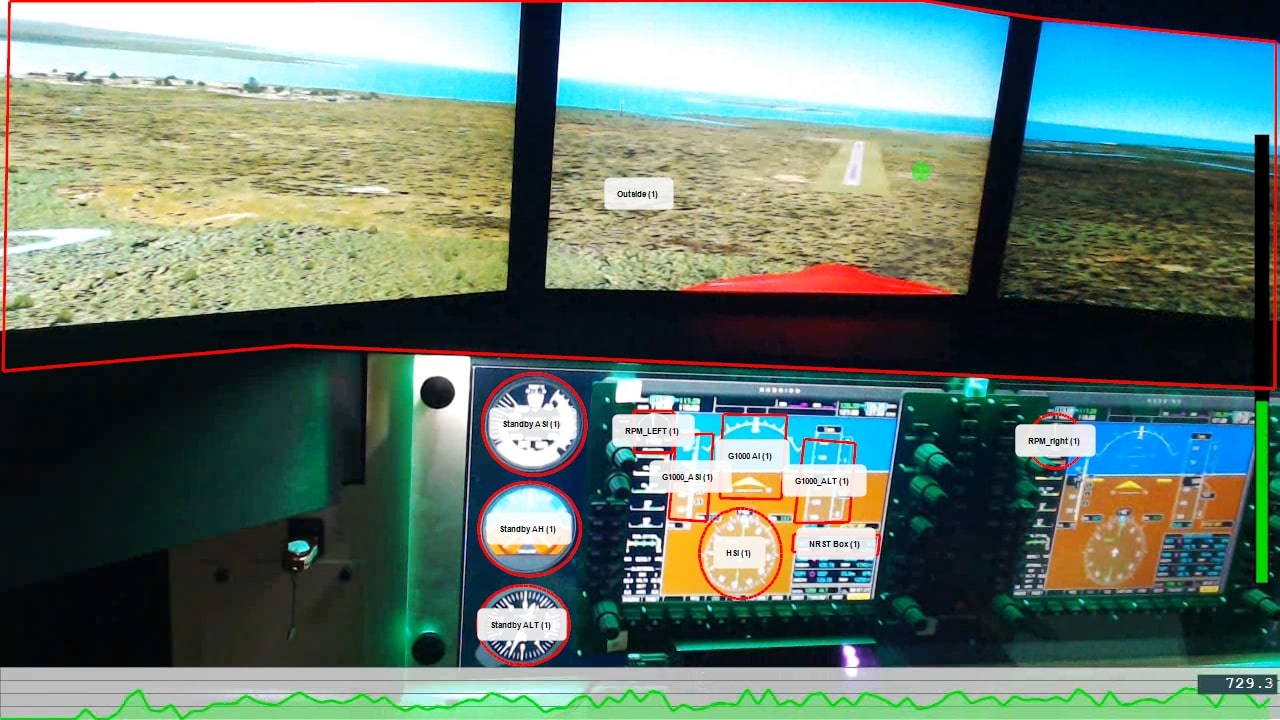
#> input picture flight.jpg, 1280 x 720 px
$ jupyter execute --allow-errors 'labeling AOI.ipynb'
#> lines starting #> are read from the running program, lines starting #| are printed output that depends on the picture; after the words box and inside, x2 and y2 are one past the last pixel; in counts of white or black regions, pixels touching at a corner belong together
[cell 1]
import numpy as np
import pandas as pd
import cv2
from matplotlib import pyplot as plt
from collections import defaultdict

[cell 2]
label = {"standby_ASI": [(534, 424), 50, "c"],
         "standby_AH": [(528,530), 50, "c"],
         "standby_ALT": [(523, 626), 45, "c"],
         "RPM_LEFT": [(633, 411), (672, 451), "r"],
         "G1000_ASI": [(674, 437), (710, 518), "r"],
         "G1000_AI": [(720, 413), (790, 495), "r"],
         "HSI": [(742, 556), 45, "c"],
         "G1000_ALT": [(797, 438), (852, 523), "r"],
         "NRST_Box": [(792, 534), (876, 554), "r"],
         "RPM_RIGHT": [(1054, 440), 30, "c"],
         "outside": [350, "l"]}

[cell 3]
img = cv2.imread("flight.jpg")
#> img is the input picture: shape (720, 1280, 3); mean B, G, R 110.7, 121.8, 101

overlay = img.copy()
thickness = -1

# [11 lines of commented-out code are left out]

h,w,c = img.shape
#> h = 720; w = 1280; c = 3

[cell 4]
pdict = defaultdict()

[cell 5]
for key in label:
    if label[key][-1] == "c":
        mask = np.zeros((h,w), np.uint8)
        cv2.circle(mask,label[key][0], label[key][1],255,-1)
        points = np.where(mask==255)
        pdict[key] = points
    elif label[key][-1] == "r":
        mask = np.zeros((h,w), np.uint8)
        cv2.rectangle(mask,label[key][0], label[key][1],255,-1)
        points = np.where(mask==255)
        pdict[key] = points
    elif label[key][-1] == "l":
        mask = np.zeros((h,w), np.uint8)
        cv2.rectangle(mask, (0,0), (w,label[key][0]),255,-1)
        points = np.where(mask==255)
        pdict[key] = points
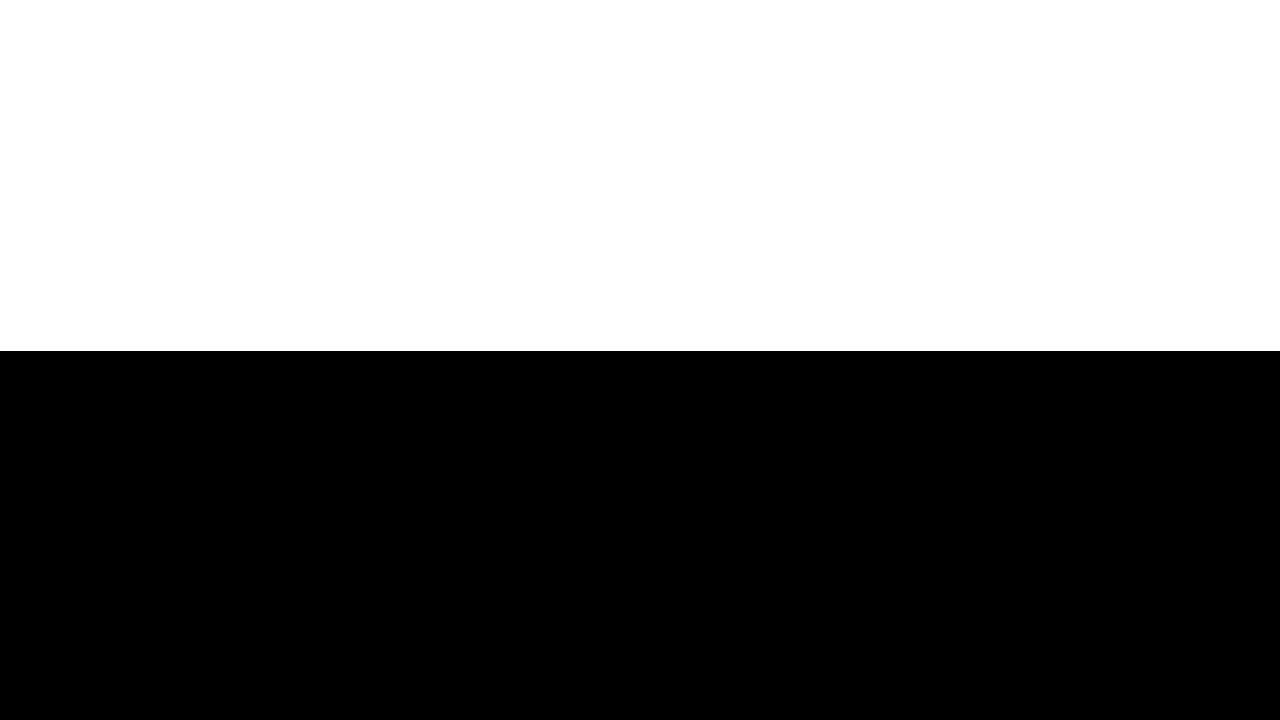
#> mask: shape (720, 1280); 48.8% white; 1 white region, box (x1, y1, x2, y2) and area: (0, 0, 1280, 351) 449280

[cell 6]
cdict = {}
for key in pdict:
    cdict[key] = np.mean(pdict[key], axis = 1)

[cell 7]
pdict["outside"]

[cell 8]
color = (0,255,0)

for key in pdict:
    overlay[pdict[key]] = color
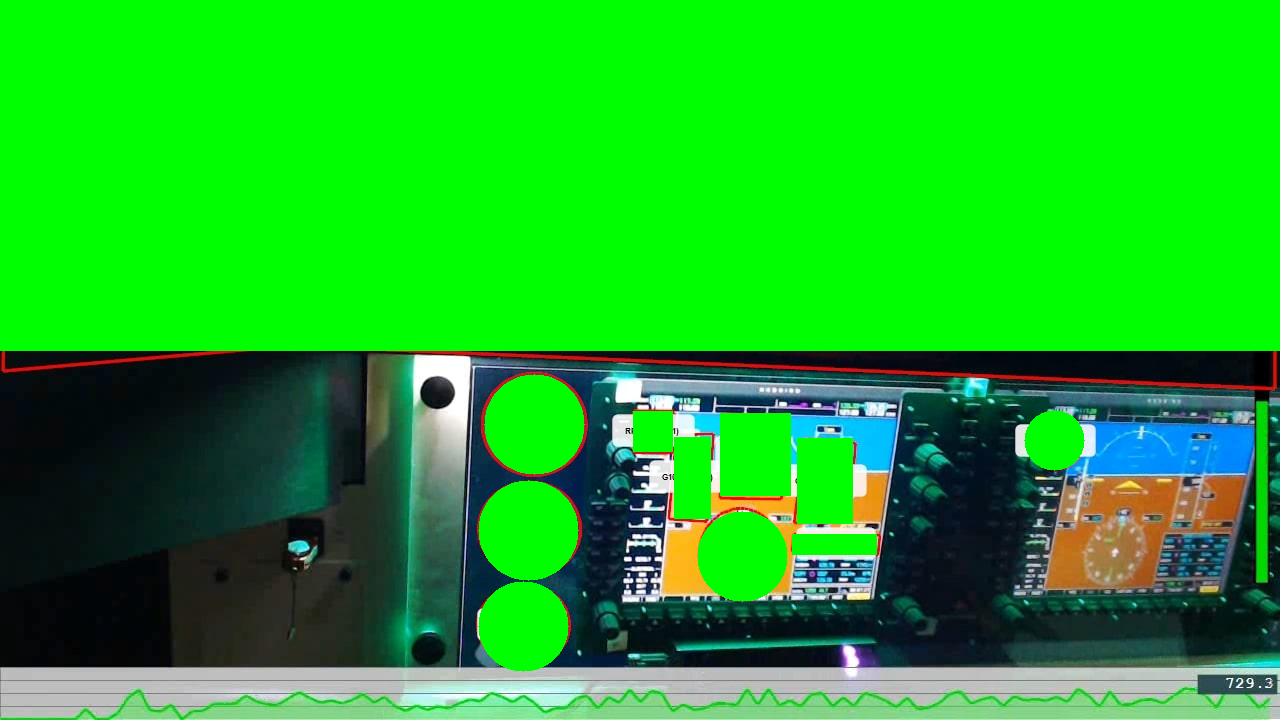
#> overlay: shape (720, 1280, 3); mean B, G, R 35.8, 177.5, 28.4

[cell 9]
alpha = 0.6

# Following line overlays transparent rectangle over the image
image_new = cv2.addWeighted(overlay, alpha, img, 1 - alpha, 0)
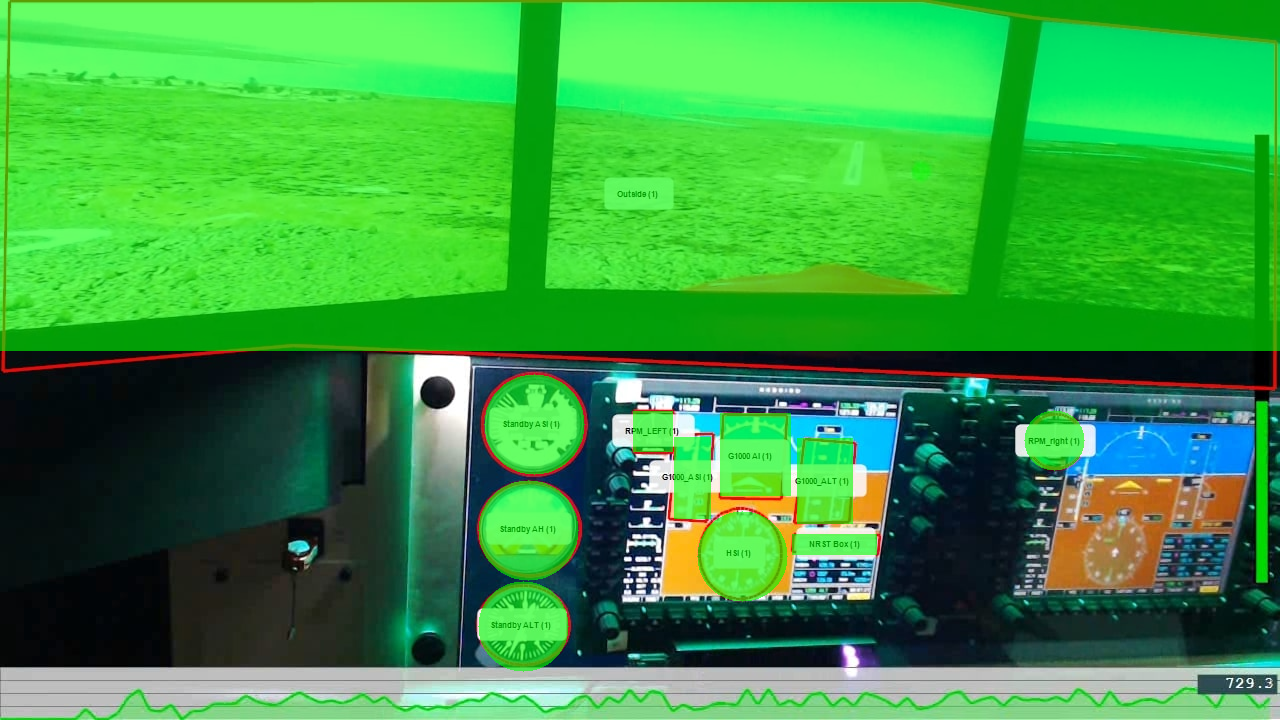
#> image_new: shape (720, 1280, 3); mean B, G, R 65.8, 155.2, 57.5

[cell 10]
figure =plt.figure(figsize=(16,10))
plt.imshow(cv2.cvtColor(image_new, cv2.COLOR_BGR2RGB))
plt.title('img')
plt.show()

[cell 11]
csv_file = "data/PISSS_ID_003_Approach Two Gaze-Vergence.csv"

#> (a cell that did not finish here is left out)

#> (a cell that did not finish here is left out)

#> (a cell that did not finish here is left out)

#> (a cell that did not finish here is left out)

#> (a cell that did not finish here is left out)

[cell 17]
def dist(x,y):
    return (x[0]-y[0])**2 + (x[1]-y[1])**2

[cell 18]
l = []

#> (the rest of this cell did not finish here and is left out)

[cell 19]
any((np.transpose(pdict["standby_ALT"])[:]==[365,827]).all(1))
#> Out = False

#> (a cell that did not finish here is left out)

[cell 21]
vout = cv2.VideoWriter("sample.avi", cv2.VideoWriter_fourcc(*"MJPG"), 30,(w,h))

[cell 22]
img = cv2.imread("flight.jpg")
points = []
len_points = 20

for i in range(len(l)):
    print(i)
    overlay = img.copy()

    color_no = (0,255,0)
    color_yes = (0,0,255)

    points.append(x[i])

    if len(points) >= len_points:
        points = points[1:]

    for p in points:
        overlay = cv2.circle(overlay, (p[1], p[0]), radius=3, color=(0, 0, 255), thickness=-1)

    for key in pdict:
        if key == l[i]:
            overlay[pdict[key]] = color_yes
        else:
            overlay[pdict[key]] = color_no

    frame = cv2.addWeighted(overlay, alpha, img, 1 - alpha, 0)

    vout.write(frame)
#> after the loop, points = []
vout.release()

$ run again, with cluster.png saved as flight.jpg
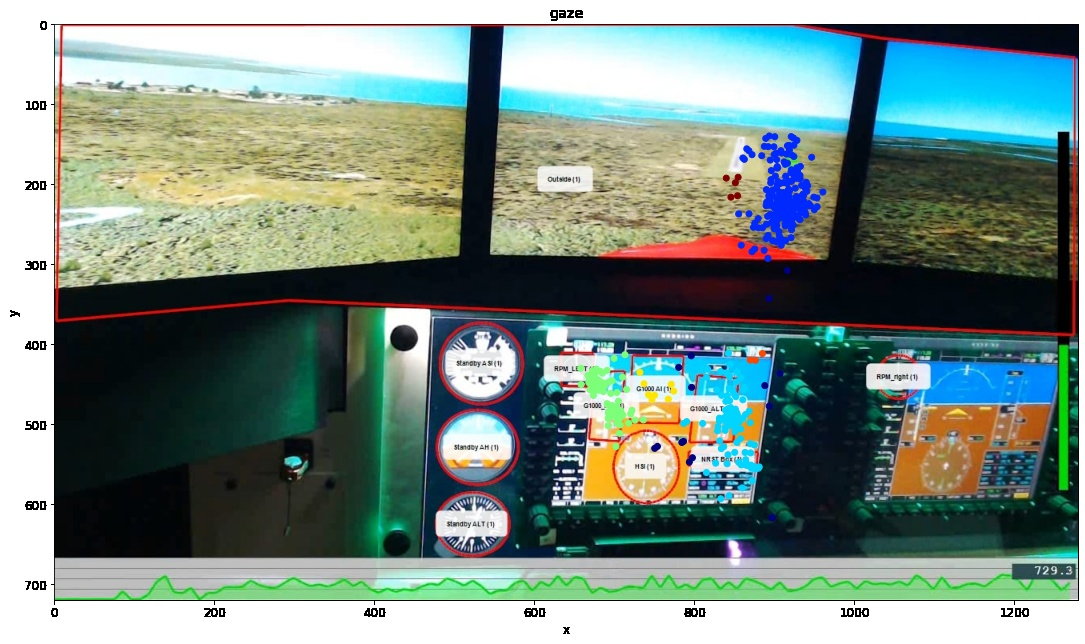
#> input picture cluster.png, 1085 x 644 px
#> img is the input picture: shape (644, 1085, 3); mean B, G, R 132.2, 140.1, 121.2
#> after the loop `for key in label:`:
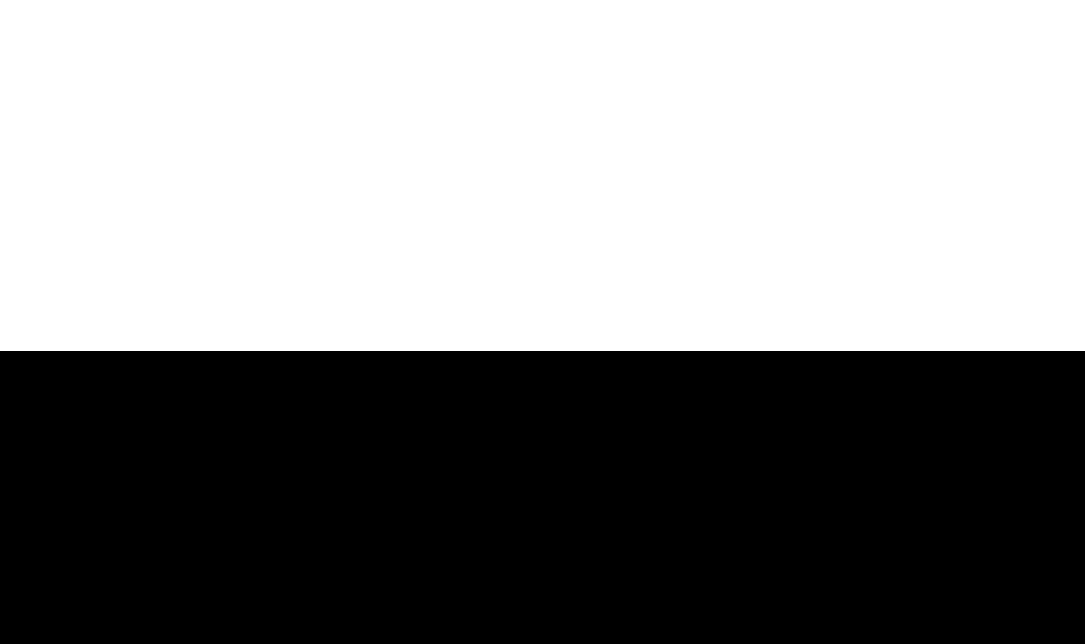
#> mask: shape (644, 1085); 54.5% white; 1 black region, box (x1, y1, x2, y2) and area: (0, 351, 1085, 644) 317905
#> `image_new = cv2.addWeighted(overlay, alpha, img, 1 - alpha, 0)`:
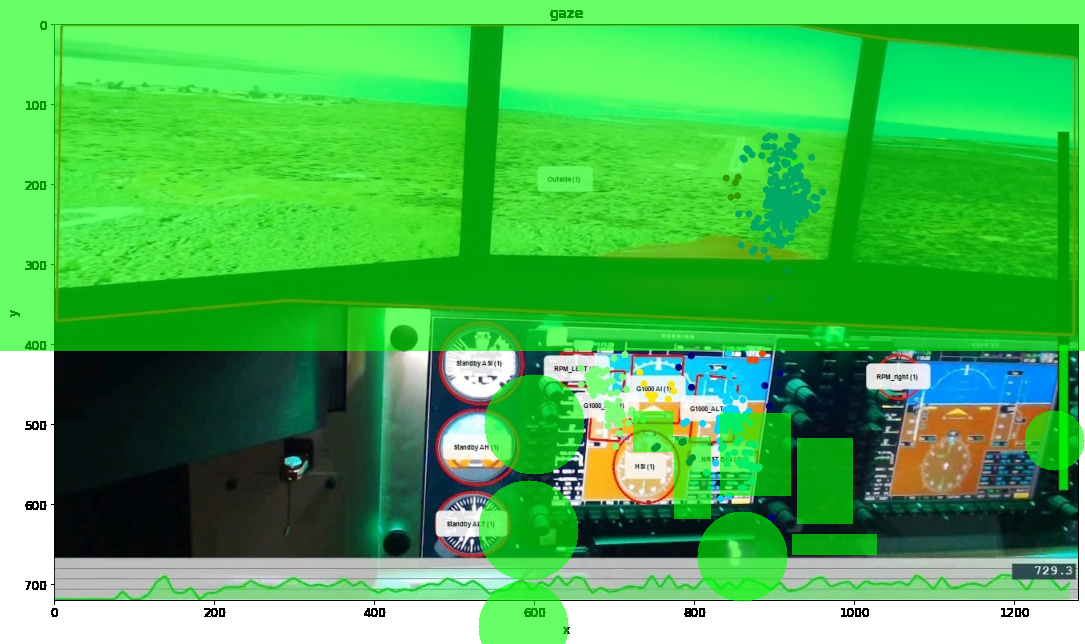
#> image_new: shape (644, 1085, 3); mean B, G, R 82.1, 181, 74.9
#> after the loop `for i in range(len(l)):`: points = []
